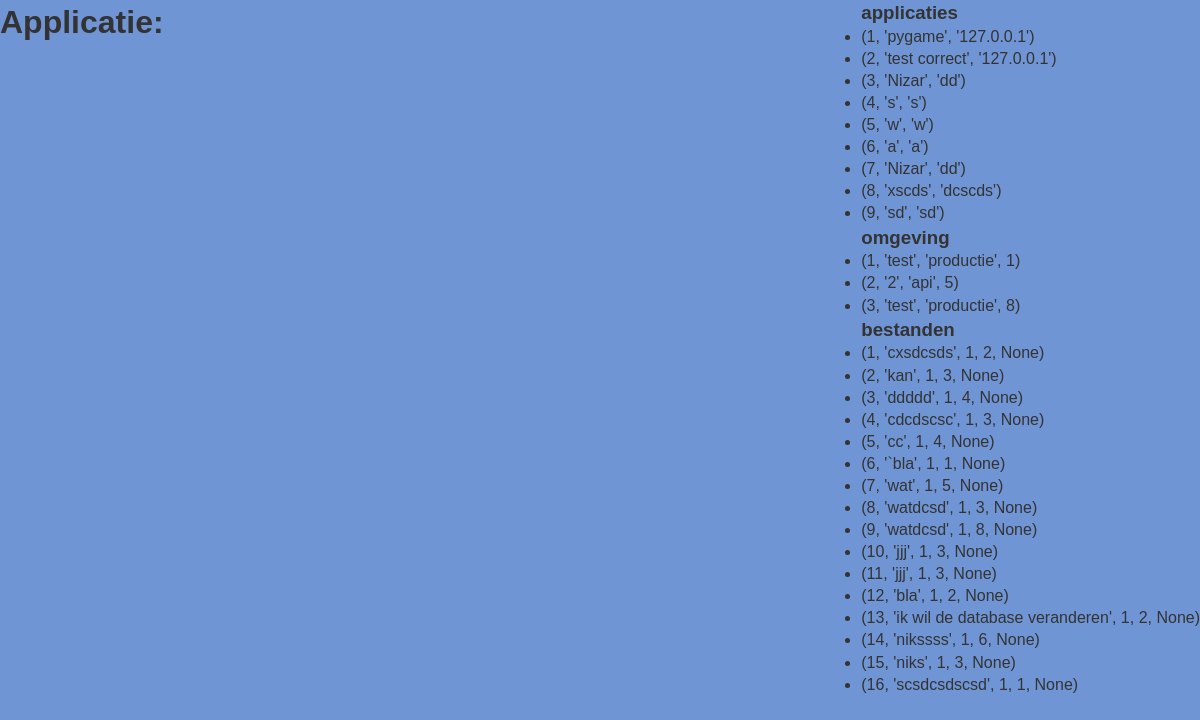
/testcorrect, run on an earlier commit of the app's database.
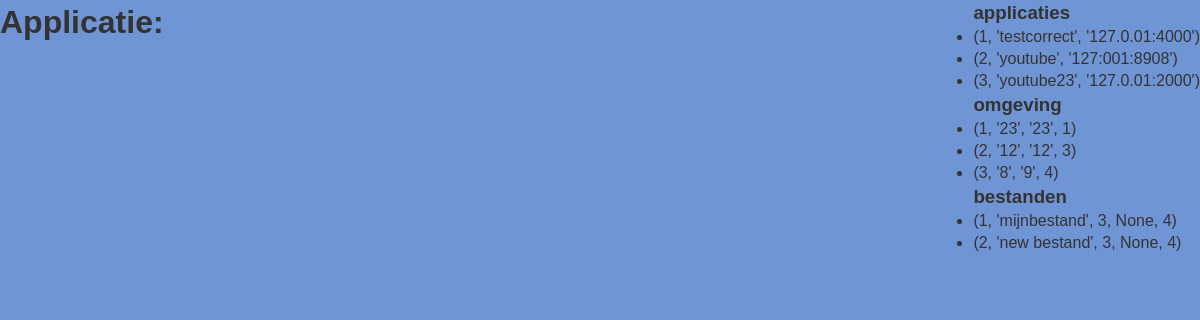
And on a later commit of the database.
### main.py (models this page shows, shortened)
class applicaties(db.Model):
    __tablename__ = "applicaties"
    id = db.Column(db.Integer, primary_key=True)
    naam = db.Column(db.String(120), nullable=False)
    ip = db.Column(db.String(120), nullable=False)

class omgevingen(db.Model):
    __tablename__ = "omgevingen"
    id = db.Column(db.Integer, primary_key=True)
    test_omgeving = db.Column(db.String(120), nullable=False)
    productie_omgeving = db.Column(db.String(120), nullable=False)
    applicaties_id = db.Column(db.Integer, db.ForeignKey("applicaties.id"))
    applicatie = db.relationship(
        "applicaties", backref=db.backref("omgevingen", lazy=True)
    )

class bestanden(db.Model):
    __tablename__ = "bestanden"
    id = db.Column(db.Integer, primary_key=True)
    bestand = db.Column(db.String(120), nullable=False)
    omgevingen_id = db.Column(db.Integer, db.ForeignKey("omgevingen.id"))
    uuid = db.Column(db.String(36), unique=True, default=str(uuid.uuid4()))
    omgevingen = db.relationship(
        "omgevingen", backref=db.backref("bestanden", lazy=True)
    )
    applicaties_id = db.Column(db.Integer, db.ForeignKey("applicaties.id"))
    applicatie = db.relationship(
        "applicaties", backref=db.backref("bestanden", lazy=True)
    )

### main.py (the view)
@app.route("/testcorrect")
def testCorrect():
    if request.method == "GET":
        conn = sqlite3.connect("database.db")
        cur = conn.cursor()
        cur.execute("SELECT * FROM applicaties")
        applications = cur.fetchall()
        conn = sqlite3.connect("database.db")
        cur = conn.cursor()
        cur.execute("SELECT * FROM omgevingen")
        omgevingen = cur.fetchall()
        conn = sqlite3.connect("database.db")
        cur = conn.cursor()
        cur.execute("SELECT * FROM bestanden")
        bestanden = cur.fetchall()
        return render_template(
            "testcorrect.html",
            applications=applications,
            omgevingen=omgevingen,
            bestanden=bestanden,
        )
    return render_template("testcorrect.html")

### templates/testcorrect.html (shortened to what this page needs)
<!DOCTYPE html>
<html lang="en">
<head>
</head>
<body>
  <h1>Applicatie:</h1>
  <ul class="ul1">
    <h3>applicaties</h3>
    {% for applicatie in applications %}
    <li>{{ applicatie }}</li>
    {% endfor %}
    <h3>omgeving</h3>
    {% for omgeving in omgevingen %}
    <li>{{ omgeving }}</li>
    {% endfor %}
    <h3>bestanden</h3>
    {%for result in bestanden%}
    <li>{{result}}</li>
    {%endfor%}
  </ul>
</html>

### templates/testcorrect.html (style rules this page uses)
.ul1 { position: absolute; top: 0; right: 0; }
*, *:before, *:after { box-sizing: border-box; margin: 0; padding: 0; }
body { font-size: 1.6rem; font-weight: 500; line-height: 1.38; background-color: #7095d5; word-break: normal; display: -webkit-flex; display: flex; -webkit-flex-direction: column; flex-direction: column; -webkit-flex-basis: 100%; flex-basis: 100%; min-height: 100vh; }
html, body { -webkit-font-smoothing: antialiased; -moz-osx-font-smoothing: grayscale; min-width: 320px; min-height: 100%; }
html, body, .div-1 { position: right; }
html { font-family: "Poppins", "Helvetica Neue", Helvetica, Arial, sans-serif; font-size: 10px; color: #333333; background-color: #7095d5; min-height: 100%; }
html { font-family: sans-serif; -ms-text-size-adjust: 100%; -webkit-text-size-adjust: 100%; }

What changed in the data, as far as the page shows it:
removed applicaties: applicatie "(4, 's', 's')"
removed applicaties: applicatie "(5, 'w', 'w')"
removed applicaties: applicatie "(6, 'a', 'a')"
removed applicaties: applicatie "(7, 'Nizar', 'dd')"
removed applicaties: applicatie "(8, 'xscds', 'dcscds')"
removed applicaties: applicatie "(9, 'sd', 'sd')"
removed bestanden: result "(3, 'ddddd', 1, 4, None)"
removed bestanden: result "(4, 'cdcdscsc', 1, 3, None)"
removed bestanden: result "(5, 'cc', 1, 4, None)"
removed bestanden: result "(6, '`bla', 1, 1, None)"
removed bestanden: result "(7, 'wat', 1, 5, None)"
removed bestanden: result "(8, 'watdcsd', 1, 3, None)"
removed bestanden: result "(9, 'watdcsd', 1, 8, None)"
removed bestanden: result "(10, 'jjj', 1, 3, None)"
removed bestanden: result "(11, 'jjj', 1, 3, None)"
removed bestanden: result "(12, 'bla', 1, 2, None)"
removed bestanden: result "(13, 'ik wil de database veranderen', 1, 2, None)"
removed bestanden: result "(14, 'nikssss', 1, 6, None)"
removed bestanden: result "(15, 'niks', 1, 3, None)"
removed bestanden: result "(16, 'scsdcsdscsd', 1, 1, None)"
changed applicaties (number 1 of 3 on the later page): applicatie "(1, 'pygame', '127.0.0.1')" → "(1, 'testcorrect', '127.0.01:4000')"
changed applicaties (number 2 of 3 on the later page): applicatie "(2, 'test correct', '127.0.0.1')" → "(2, 'youtube', '127:001:8908')"
changed applicaties (number 3 of 3 on the later page): applicatie "(3, 'Nizar', 'dd')" → "(3, 'youtube23', '127.0.01:2000')"
changed omgevingen (number 1 of 3 on the later page): omgeving "(1, 'test', 'productie', 1)" → "(1, '23', '23', 1)"
changed omgevingen (number 2 of 3 on the later page): omgeving "(2, '2', 'api', 5)" → "(2, '12', '12', 3)"
changed omgevingen (number 3 of 3 on the later page): omgeving "(3, 'test', 'productie', 8)" → "(3, '8', '9', 4)"
changed bestanden (number 1 of 2 on the later page): result "(1, 'cxsdcsds', 1, 2, None)" → "(1, 'mijnbestand', 3, None, 4)"
changed bestanden (number 2 of 2 on the later page): result "(2, 'kan', 1, 3, None)" → "(2, 'new bestand', 3, None, 4)"
